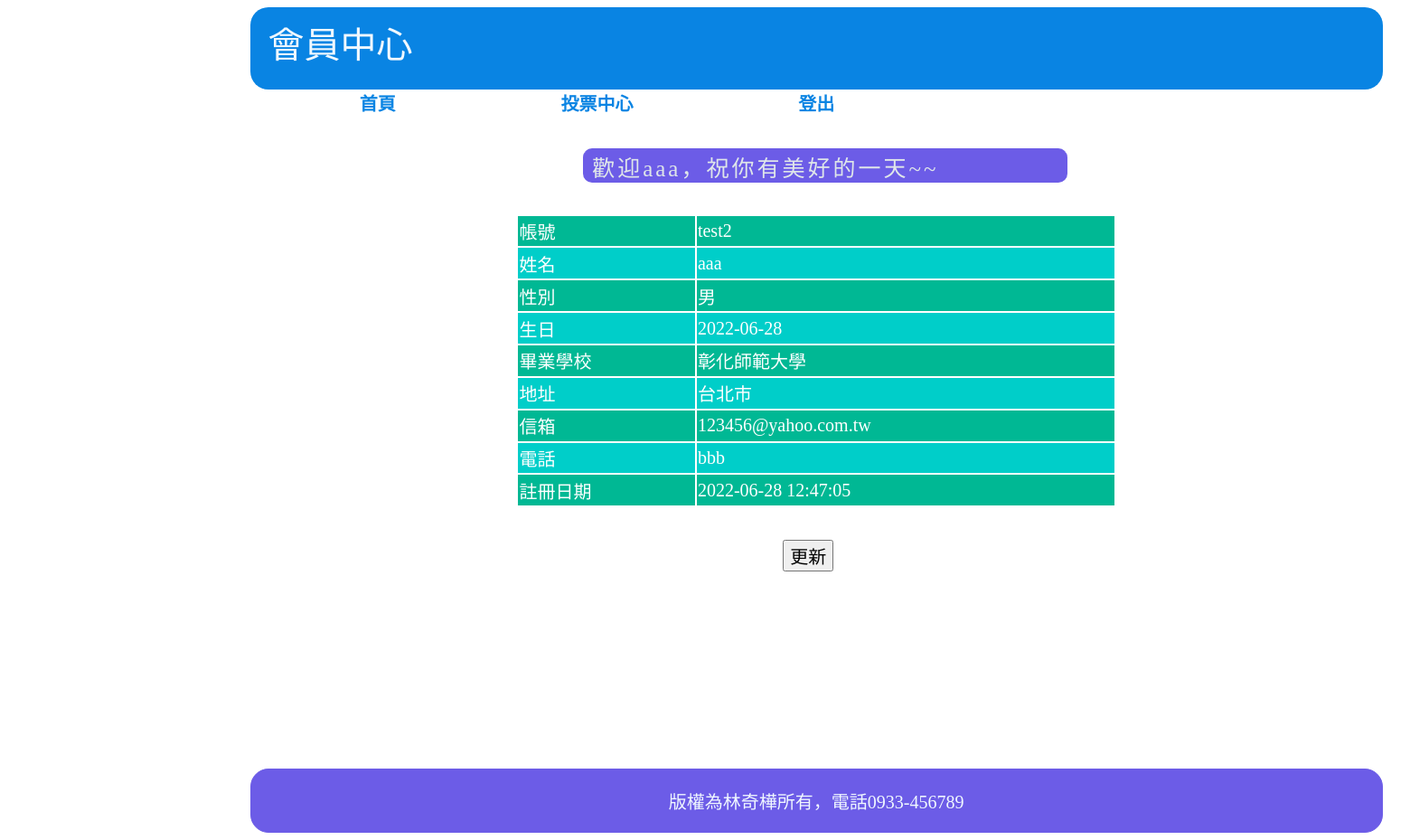
Page /front/member_center.php (signed in) on the committed database.
### tables this page shows
CREATE TABLE `users` (
  `id` int(11) UNSIGNED NOT NULL,
  `acc` varchar(12) NOT NULL,
  `pw` varchar(32) NOT NULL COMMENT '密碼',
  `name` varchar(12) NOT NULL,
  `gender` tinyint(1) UNSIGNED NOT NULL,
  `birthday` date NOT NULL,
  `eduction` varchar(32) NOT NULL,
  `addr` varchar(64) NOT NULL,
  `idcard` varchar(12) NOT NULL,
  `e-mail` varchar(64) NOT NULL,
  `phone` varchar(12) NOT NULL,
  `passnote` varchar(12) NOT NULL,
  `reg_date` datetime NOT NULL,
  `update_date` date NOT NULL
);

### front/member_center.php (the view, shortened to what this page needs)
<!DOCTYPE html>
<html lang="en">
<head>
    <link rel="stylesheet" href="../css/body.css">
</head>
<body>
    <div id="header">
        <div>會員中心</div>
        <nav>
            <a href="../index.php">首頁</a>
            <?php
            include "../login/connect.php";
            if (isset($_SESSION)) {
                if ($_SESSION['id'] <= 3) {
                    echo   "<a href='./vote_center.php'>投票中心</a>";
                    echo   "<a href='../back/back.php'>後台中心</a>";
                } else {
                    echo   "<a href='./vote_center.php'>投票中心</a>";
                }
            }
            if (isset($_SESSION['user'])) {
            ?>
                <a href="../login/logout.php">登出</a>
            <?php
            } else {
            ?>
                <a href="../login/login.php">登入</a>
            <?php
            }
            ?>
        </nav>
    </div>
    <?php
    $sql = "select * from `users` where acc='{$_SESSION['user']}'";
    $user = $pdo->query($sql)->fetch(PDO::FETCH_ASSOC);
    ?>
    <div id="content">
        <div id="ask">歡迎<?= $user['name']; ?>，祝你有美好的一天~~</div>
        <table>
            <?php
            echo "<tr><td>帳號</td><td>{$user['acc']}</td></tr>";
            echo "<tr><td>姓名</td><td>{$user['name']}</td></tr>";
            if ($user['gender'] == 0) {
                $gender = '男';
            } else {
                $gender = '女';
            }
            echo "<tr><td>性別</td><td id='gender'>{$gender}</td></tr>";
            echo "<tr><td>生日</td><td>{$user['birthday']}</td></tr>";
            echo "<tr><td>畢業學校</td><td>{$user['eduction']}</td></tr>";
            echo "<tr><td>地址</td><td>{$user['addr']}</td></tr>";
            echo "<tr><td>信箱</td><td>{$user['e-mail']}</td></tr>";
            echo "<tr><td>電話</td><td>{$user['phone']}</td></tr>";
            echo "<tr><td>註冊日期</td><td>{$user['reg_date']}</td></tr>";
            ?>
        </table>
        <br>
        <div id="list">
            <form action="./edit.php" method="post">
                <input class="btn_update" type="submit" value="更新" id="update">
            </form>
        </div>
    </div>
    <?php
   include "../back/footer.php";
   ?>
</body>
</html>

### css/body.css (style rules this page uses)
body { display: grid; width: 1880px; height: 913px; grid-template-columns: repeat(21,calc(100% / 21 )); grid-template-rows: repeat(15,1fr); }
#header { display: grid; grid-template-columns: repeat(3,1fr); grid-template-rows: repeat(2,1fr) 0.5fr; grid-column: 4/18; grid-row: 1/3; }
#header>div { width: calc(100% - 40px); height: calc(100% - 20px); background-color: #0984e3; color: aliceblue; border-radius:20px; font-size: 40px; padding:10px 20px; grid-column: 1/4; grid-row: 1/3; }
#header>nav { padding:0 20px; text-align: center; display: grid; grid-template-columns: repeat(5,1fr); grid-column: 1/4; grid-row: 3/4; }
#header>nav>a { grid-column: 1 1 1 1 1; background-color: white; color: #0984e3; border-radius:0 0 50px 50px ; text-decoration:none; font-size: 20px; font-weight: bold; }
#content { display: grid; width: 100%; grid-template-columns: repeat(17,calc(100% / 17)); grid-template-rows: repeat(20,1fr); grid-column: 4/18; grid-row: 3/15; }

### front/member_center.php (style rules this page uses)
#content>#ask { padding:0 10px; font-size: 25px; letter-spacing:3px; grid-column: 6/13; grid-row: 2/3; border-radius: 10px; overflow: hidden; background: #6c5ce7; border-top: 2px solid #6c5ce7; animation: expand 1s forwards ease-in-out; color:#dfe6e9; }
#content>table { font-size: 20px; grid-column: 5/14; grid-row: 4/13; }
.odd { border: 1px solid #fd79a8; background-color: #fd79a8; color: white; }
.even { border: 1px solid #e84393; background-color: #e84393; color: white; }
#content>#list { grid-column: 9/10; grid-row: 14/15; }
#update { font-size: 20px; }

### rows in the picture
users: name "aaa", acc "test2", gender "男", birthday "2022-06-28", eduction "彰化師範大學", addr "台北市", value "123456@yahoo.com.tw", phone "bbb", reg_date "2022-06-28 12:47:05"
